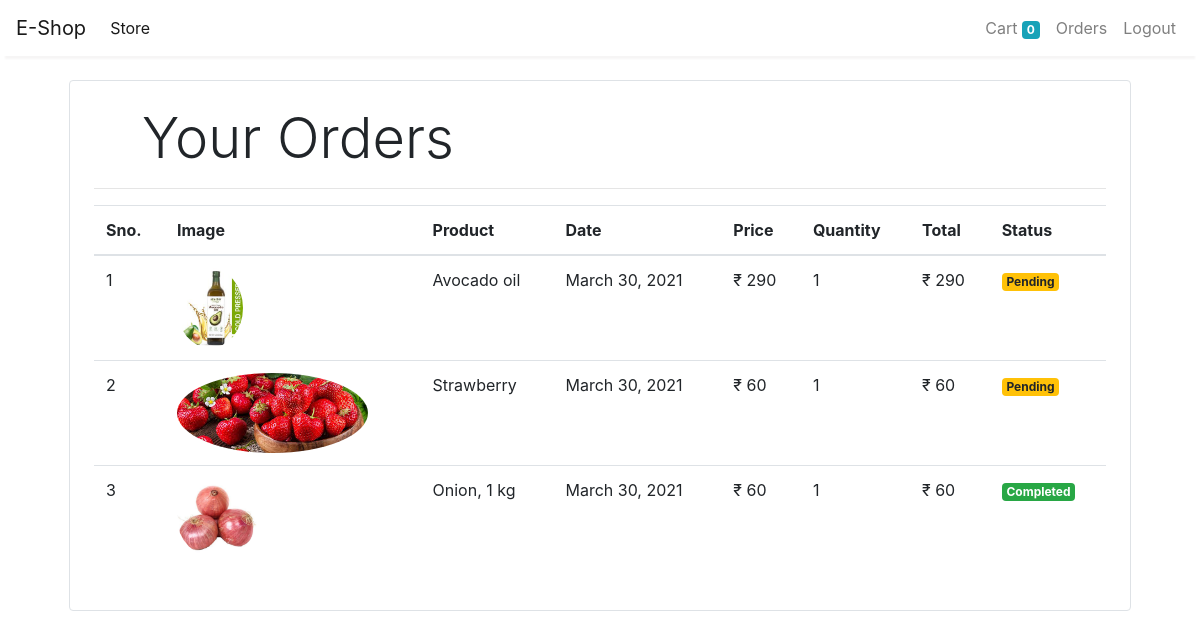
The page /orders (signed in) on the database as committed earlier.
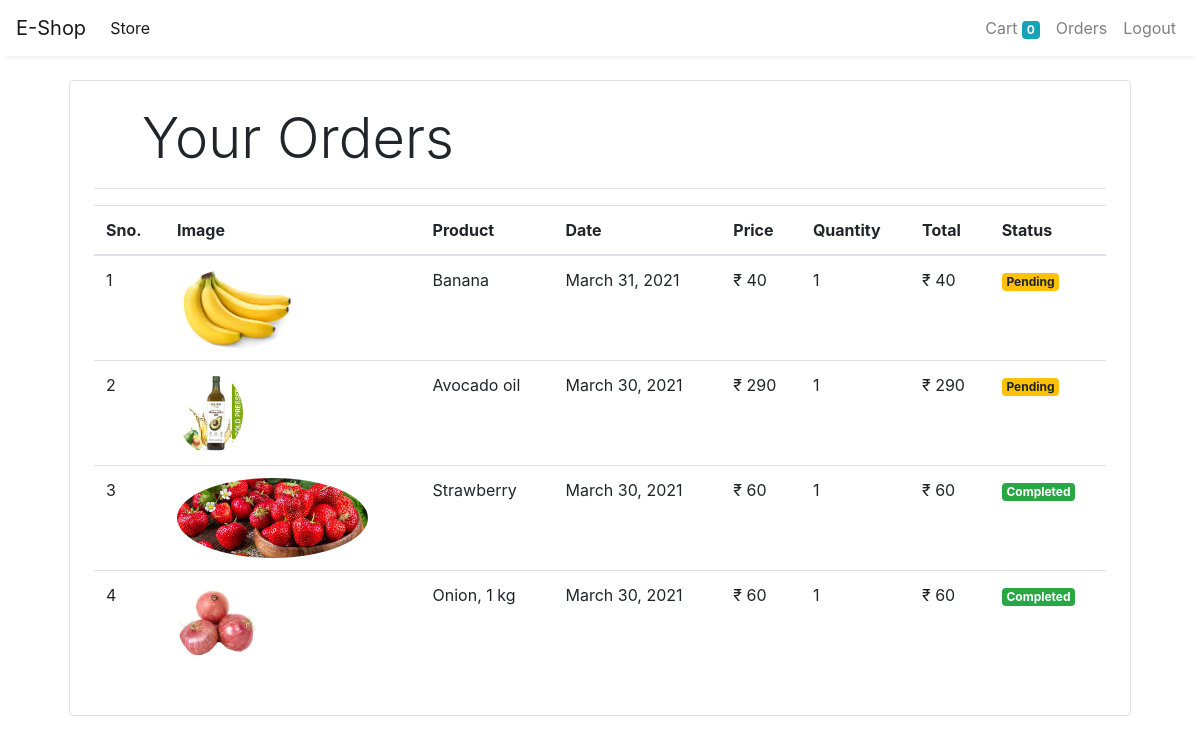
The same page on the database as committed later.
### store/models/orders.py (models this page shows, shortened)
class Order(models.Model):
    product = models.ForeignKey(Product,
                                on_delete=models.CASCADE)
    customer = models.ForeignKey(Customer,
                                 on_delete=models.CASCADE)
    quantity = models.IntegerField(default=1)
    price = models.IntegerField()
    address = models.CharField(max_length=50, default='', blank=True)
    phone = models.CharField(max_length=50, default='', blank=True)
    date = models.DateField(default=datetime.datetime.today)
    status = models.BooleanField(default=False)
    @staticmethod
    def get_orders_by_customer(customer_id):
        return Order.objects.filter(customer=customer_id).order_by('-date')

### store/models/product.py (models this page shows, shortened)
class Product(models.Model):
    name = models.CharField(max_length=50)
    price = models.IntegerField(default=0)
    category = models.ForeignKey(Category, on_delete=models.CASCADE, default=1)
    description = models.CharField(max_length=200, default='' , null=True , blank=True)
    image = models.ImageField(upload_to='uploads/products/')

### store/middlewares/auth.py (the view)
    def middleware(request):
        print(request.session.get('customer'))
        returnUrl = request.META['PATH_INFO']
        print(request.META['PATH_INFO'])
        if not request.session.get('customer'):
           return redirect(f'login?return_url={returnUrl}')
        response = get_response(request)
        return response

### store/templatetags/custom_filter.py (called while the page is built)
@register.filter(name='currency')
def currency(number):
    return "₹ "+str(number)

@register.filter(name='multiply')
def multiply(number , number1):
    return number * number1

### store/views/orders.py (called while the page is built)
    def get(self , request ):
        customer = request.session.get('customer')
        orders = Order.get_orders_by_customer(customer)
        print(orders)
        return render(request , 'orders.html'  , {'orders' : orders})

### store/templates/orders.html
{% extends 'base.html' %}
{% block content %}
{% load cart %}
{% load custom_filter %}
<div class="container">
   <div class="border rounded p-4 m-4">
        <p class="display-4 pl-4 ml-4">Your Orders</p>
        <hr>
        <table class="table">
            <thead>
                <tr>
                    <th>Sno.</th>
                    <th>Image</th>
                    <th>Product</th>
                    <th>Date</th>
                    <th>Price</th>
                    <th>Quantity</th>
                    <th>Total</th>
                    <th>Status</th>
                </tr>
            </thead>
            <tbody>
                {% for order in orders %}
                <tr>
                    <td>{{forloop.counter}}</td>
                    <td><img style="height: 80px;" class="rounded-circle" src="{{order.product.image.url}}" alt=""></td>
                    <td>{{order.product.name}}</td>
                    <td>{{order.date}}</td>
                    <td>{{order.price|currency}}</td>
                    <td>{{order.quantity}}</td>
                    <td>{{order.quantity|multiply:order.price|currency}}</td>
                    {% if order.status %}
                    <td><small class="badge badge-success">Completed</small></td>
                    {%else%}
                    <td><small class="badge badge-warning">Pending</small></td>
                    {% endif %}
                </tr>
                {% endfor %}
            </tbody>
        </table>
   </div>
</div>
{% endblock %}

### store/templates/base.html (shortened to what this page needs)
<!doctype html>
<html lang="en">
<head>
  <link rel="stylesheet" href="https://maxcdn.bootstrapcdn.com/bootstrap/4.0.0/css/bootstrap.min.css"
>
</head>
<body>
  <nav class="one-edge-shadow
  sticky-top navbar
  navbar-expand-lg
   navbar-light bg-white">
    <a class="navbar-brand" href="/">E-Shop</a>
    <div class="collapse navbar-collapse" id="navbarSupportedContent">
      <ul class="navbar-nav mr-auto">
        <li class="nav-item active">
          <a class="nav-link" href="/store">Store <span class="sr-only">(current)</span></a>
        </li>
      </ul>
      <ul class=" navbar-nav my-2 my-lg-0">
        <li class="nav-item ">
          <a class="nav-link" href="/cart">Cart
            <span class="badge badge-info">{{request.session.cart.keys|length}}</span>
            <span class="sr-only">(current)</span></a>
        </li>
        {% if request.session.customer %}
        <li class="nav-item ">
          <a class="nav-link" href="/orders">Orders<span class="sr-only">(current)</span></a>
        </li>
        <li class="nav-item ">
          <a class="nav-link" href="/logout">Logout<span class="sr-only">(current)</span></a>
        </li>
        {% endif %}
      </ul>
    </div>
  </nav>
    {% block content %}{% endblock %}
</body>
</html>

### store/templates/base.html (style rules this page uses)
nav { background-color: white; }
.one-edge-shadow { box-shadow: 0 8px 2px -5px rgb(246, 245, 245); }

Rows that differ between the two databases and show on the page:
added Order: product.image (picture), product.name "Banana", date "March 31, 2021", price "₹ 40", quantity "1", quantity|multiply "₹ 40", status "Pending"
changed Order "Strawberry": status "Pending" → "Completed"
